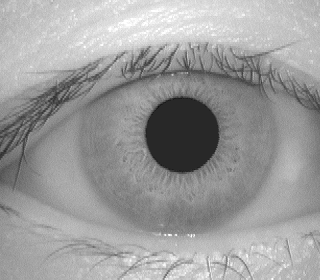
%> input picture IRIS_SOURCE CODE/001_1_1.bmp, 320 x 280 px
$ octave --eval "result = findline(imread('001_1_1.bmp'));"   (GNU Octave 9; MATLAB toolbox functions it lacks are replaced by stand-ins)
%> lines starting %> are read from the running program, lines starting %| are printed output that depends on the picture; in (x1, y1, x2, y2) boxes, pixels count from 0 and x2, y2 are one past the last pixel; in counts of white or black regions, pixels touching at a corner belong together; the program's own positions count from 1
### IRIS_SOURCE CODE/canny.m
% CANNY - Canny edge detection
%
% Function to perform Canny edge detection. Code uses modifications as
% suggested by Fleck (IEEE PAMI No. 3, Vol. 14. March 1992. pp 337-345)
%
% Usage: [gradient or] = canny(im, sigma)
%
% Arguments:   im       - image to be procesed
%              sigma    - standard deviation of Gaussian smoothing filter
%                      (typically 1)
%		       scaling  - factor to reduce input image by
%		       vert     - weighting for vertical gradients
%		       horz     - weighting for horizontal gradients
%
% Returns:     gradient - edge strength image (gradient amplitude)
%              or       - orientation image (in degrees 0-180, positive
%                         anti-clockwise)
%
%

function [gradient, or] = canny(im, sigma, scaling, vert, horz)
%> called with sigma = 2, scaling = 1, vert = 0, horz = 1

xscaling = vert;
yscaling = horz;

hsize = [6*sigma+1, 6*sigma+1];   % The filter size.

gaussian = fspecial('gaussian',hsize,sigma);
im = filter2(gaussian,im);        % Smoothed image.

im = imresize(im, scaling);

[rows, cols] = size(im);
%> rows = 280; cols = 320

h =  [  im(:,2:cols)  zeros(rows,1) ] - [  zeros(rows,1)  im(:,1:cols-1)  ];
v =  [  im(2:rows,:); zeros(1,cols) ] - [  zeros(1,cols); im(1:rows-1,:)  ];
d1 = [  im(2:rows,2:cols) zeros(rows-1,1); zeros(1,cols) ] - ...
                               [ zeros(1,cols); zeros(rows-1,1) im(1:rows-1,1:cols-1)  ];
d2 = [  zeros(1,cols); im(1:rows-1,2:cols) zeros(rows-1,1);  ] - ...
                               [ zeros(rows-1,1) im(2:rows,1:cols-1); zeros(1,cols)   ];
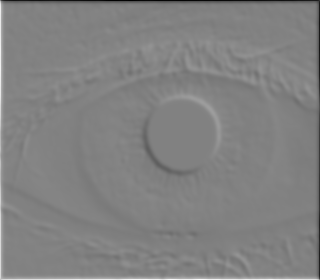
%> d2: size 280x320 double; min -177.8, max 171.1, mean 0; drawn with min black and max white

X = ( h + (d1 + d2)/2.0 ) * xscaling;
%> X: size 280x320 double; every value is 0
Y = ( v + (d1 - d2)/2.0 ) * yscaling;

gradient = sqrt(X.*X + Y.*Y); % Gradient amplitude.

or = atan2(-Y, X);            % Angles -pi to + pi.
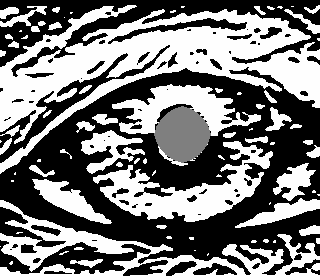
%> or: size 280x320 double; min -1.57, max 1.57, mean -0.0752; drawn with min black and max white
neg = or<0;                   % Map angles to 0-pi.
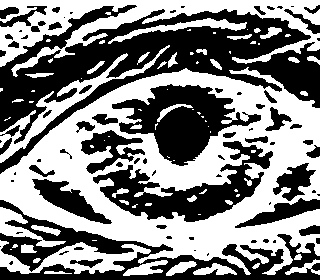
%> neg: size 280x320 logical; 51.1% white; 79 black regions (34 under 20 px), largest, box (x1, y1, x2, y2) and area: (0, 5, 320, 174) 17925, (0, 200, 320, 280) 7612, (112, 84, 261, 166) 5577
or = or.*~neg + (or+pi).*neg;
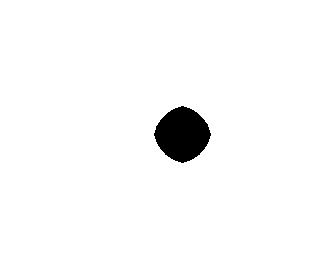
%> or: size 280x320 double; values 0 (black) and 1.57 (white), 97.5% white; 1 black region, box (x1, y1, x2, y2) and area: (154, 106, 211, 163) 2261
or = or*180/pi;               % Convert to degrees.

### IRIS_SOURCE CODE/adjgamma.m
% ADJGAMMA - Adjusts image gamma.
%
% function g = adjgamma(im, g)
%
% Arguments:
%            im     - image to be processed.
%            g      - image gamma value.
%                     Values in the range 0-1 enhance contrast of bright
%                     regions, values > 1 enhance contrast in dark
%                     regions.

%

function newim = adjgamma(im, g)
%> called with g = 1.9

    if g <= 0
	error('Gamma value must be > 0');
    end

    if isa(im,'uint8');
	newim = double(im);
    else
	newim = im;
    end

    % rescale range 0-1
    newim = newim-min(min(newim));
    newim = newim./max(max(newim));

    newim =  newim.^(1/g);   % Apply gamma function
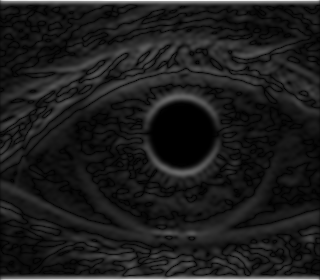
%> newim: size 280x320 double; min 0, max 1, mean 0.115

### IRIS_SOURCE CODE/nonmaxsup.m
% NONMAXSUP
%
% Usage:
%          im = nonmaxsup(inimage, orient, radius);
%
% Function for performing non-maxima suppression on an image using an
% orientation image.  It is assumed that the orientation image gives
% feature normal orientation angles in degrees (0-180).
%
% input:
%   inimage - image to be non-maxima suppressed.
%
%   orient  - image containing feature normal orientation angles in degrees
%             (0-180), angles positive anti-clockwise.
%
%   radius  - distance in pixel units to be looked at on each side of each
%             pixel when determining whether it is a local maxima or not.
%             (Suggested value about 1.2 - 1.5)
%
function im = nonmaxsup(inimage, orient, radius)
%> called with radius = 1.5

if size(inimage) ~= size(orient)
  error('image and orientation image are of different sizes');
end

if radius < 1
  error('radius must be >= 1');
end

[rows,cols] = size(inimage);
im = zeros(rows,cols);        % Preallocate memory for output image for speed
iradius = ceil(radius);

% Precalculate x and y offsets relative to centre pixel for each orientation angle

angle = [0:180].*pi/180;    % Array of angles in 1 degree increments (but in radians).
xoff = radius*cos(angle);   % x and y offset of points at specified radius and angle
yoff = radius*sin(angle);   % from each reference position.

hfrac = xoff - floor(xoff); % Fractional offset of xoff relative to integer location
vfrac = yoff - floor(yoff); % Fractional offset of yoff relative to integer location

orient = fix(orient)+1;     % Orientations start at 0 degrees but arrays start
                            % with index 1.

% Now run through the image interpolating grey values on each side
% of the centre pixel to be used for the non-maximal suppression.

for row = (iradius+1):(rows - iradius)
  for col = (iradius+1):(cols - iradius)

    or = orient(row,col);   % Index into precomputed arrays

    x = col + xoff(or);     % x, y location on one side of the point in question
    y = row - yoff(or);

    fx = floor(x);          % Get integer pixel locations that surround location x,y
    cx = ceil(x);
    fy = floor(y);
    cy = ceil(y);
    tl = inimage(fy,fx);    % Value at top left integer pixel location.
    tr = inimage(fy,cx);    % top right
    bl = inimage(cy,fx);    % bottom left
    br = inimage(cy,cx);    % bottom right

    upperavg = tl + hfrac(or) * (tr - tl);  % Now use bilinear interpolation to
    loweravg = bl + hfrac(or) * (br - bl);  % estimate value at x,y
    v1 = upperavg + vfrac(or) * (loweravg - upperavg);

  if inimage(row, col) > v1 % We need to check the value on the other side...

    x = col - xoff(or);     % x, y location on the `other side' of the point in question
    y = row + yoff(or);

    fx = floor(x);
    cx = ceil(x);
    fy = floor(y);
    cy = ceil(y);
    tl = inimage(fy,fx);    % Value at top left integer pixel location.
    tr = inimage(fy,cx);    % top right
    bl = inimage(cy,fx);    % bottom left
    br = inimage(cy,cx);    % bottom right
    upperavg = tl + hfrac(or) * (tr - tl);
    loweravg = bl + hfrac(or) * (br - bl);
    v2 = upperavg + vfrac(or) * (loweravg - upperavg);

    if inimage(row,col) > v2            % This is a local maximum.
      im(row, col) = inimage(row, col); % Record value in the output image.
    end

   end
  end
end
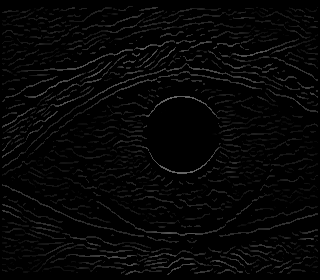
%> im: size 280x320 double; min 0, max 0.408, mean 0.0237
%> after the loop, v2 = 0.649

### IRIS_SOURCE CODE/hysthresh.m
% HYSTHRESH - Hysteresis thresholding
%
% Usage: bw = hysthresh(im, T1, T2)
%
% Arguments:
%             im  - image to be thresholded (assumed to be non-negative)
%             T1  - upper threshold value
%             T2  - lower threshold value
%
% Returns:
%             bw  - the thresholded image (containing values 0 or 1)
%
% Function performs hysteresis thresholding of an image.
% All pixels with values above threshold T1 are marked as edges
% All pixels that are adjacent to points that have been marked as edges
% and with values above threshold T2 are also marked as edges. Eight
% connectivity is used.
%
%

%
function bw = hysthresh(im, T1, T2)
%> called with T1 = 0.2, T2 = 0.15

if (T2 > T1 | T2 < 0 | T1 < 0)  % Check thesholds are sensible
  error('T1 must be >= T2 and both must be >= 0 ');
end

[rows, cols] = size(im);    % Precompute some values for speed and convenience.
rc = rows*cols;
%> rc = 89600
rcmr = rc - rows;
%> rcmr = 89320
rp1 = rows+1;
%> rp1 = 281

bw = im(:);                 % Make image into a column vector
pix = find(bw > T1);        % Find indices of all pixels with value > T1
%> pix = 2529 values from 687 to 88577
npix = size(pix,1);         % Find the number of pixels with value > T1
%> npix = 2529

stack = zeros(rows*cols,1); % Create a stack array (that should never
                            % overflow!)

stack(1:npix) = pix;        % Put all the edge points on the stack
stp = npix;                 % set stack pointer
%> stp = 2529
for k = 1:npix
    bw(pix(k)) = -1;        % mark points as edges
end


% Precompute an array, O, of index offset values that correspond to the eight
% surrounding pixels of any point. Note that the image was transformed into
% a column vector, so if we reshape the image back to a square the indices
% surrounding a pixel with index, n, will be:
%              n-rows-1   n-1   n+rows-1
%
%               n-rows     n     n+rows
%
%              n-rows+1   n+1   n+rows+1

O = [-1, 1, -rows-1, -rows, -rows+1, rows-1, rows, rows+1];
%> O = [-1 1 -281 -280 -279 279 280 281]

while stp ~= 0            % While the stack is not empty
    v = stack(stp);         % Pop next index off the stack
    stp = stp - 1;

    if v > rp1 & v < rcmr   % Prevent us from generating illegal indices
			    % Now look at surrounding pixels to see if they
                            % should be pushed onto the stack to be
                            % processed as well.
       index = O+v;	    % Calculate indices of points around this pixel.
       for l = 1:8
	   ind = index(l);
	   if bw(ind) > T2   % if value > T2,
	       stp = stp+1;  % push index onto the stack.
	       stack(stp) = ind;
	       bw(ind) = -1; % mark this as an edge point
	   end
       end
    end
end
%> this loop made 3916 passes
%> (v, index) on passes 1 to 10: (88577, [88576 88578 88296 88297 88298 88856 88857 88858]), (88858, [88857 88859 88577 88578 88579 89137 89138 89139]), (88857, [88856 88858 88576 88577 88578 89136 89137 89138]), (88296, [88295 88297 88015 88016 88017 88575 88576 88577]), (88015, [88014 88016 87734 87735 87736 88294 88295 88296]), (87735, [87734 87736 87454 87455 87456 88014 88015 88016]), (87734, [87733 87735 87453 87454 87455 88013 88014 88015]), (87600, [87599 87601 87319 87320 87321 87879 87880 87881]), (87880, [87879 87881 87599 87600 87601 88159 88160 88161]), (87879, [87878 87880 87598 87599 87600 88158 88159 88160])
%> after the loop, ind = 968; index = [686 688 406 407 408 966 967 968]; stp = 0


bw = (bw == -1);            % Finally zero out anything that was not an edge
%> bw = 89600 logical values, 3916 true
bw = reshape(bw,rows,cols); % and reshape the image
%> bw: size 280x320 logical; 4.4% white in thin lines or dots

### IRIS_SOURCE CODE/findline.m
% findline - returns the coordinates of a line in an image using the
% linear Hough transform and Canny edge detection to create
% the edge map.
%
% Usage:
% lines = findline(image)
%
% Arguments:
%	image   - the input image
%
% Output:
%	lines   - parameters of the detected line in polar form
%

function lines = findline(image)

[I2 or] = canny(image, 2, 1, 0.00, 1.00);

I3 = adjgamma(I2, 1.9);
I4 = nonmaxsup(I3, or, 1.5);
edgeimage = hysthresh(I4, 0.20, 0.15);


theta = (0:179)';
[R, xp] = radon(edgeimage, theta);
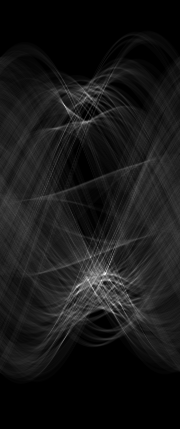
%> R: size 429x180 double; min 0, max 99.2, mean 9.1; drawn with min black and max white
%> xp = 429 values from -214 to 214

maxv = max(max(R));
%> maxv = 99.2

if maxv > 25
    i = find(R == max(max(R)));
%> i = 45319
else
    lines = [];
    return;
end

[foo, ind] = sort(-R(i));
%> foo = -99.2; ind = 1
u = size(i,1);
%> u = 1
k = i(ind(1:u));
%> k = 45319
[y,x]=ind2sub(size(R),k);
%> y = 274; x = 106
t = -theta(x)*pi/180;
%> t = -1.83
r = xp(y);
%> r = 59

lines = [cos(t) sin(t) -r];
%> lines = [-0.259 -0.966 -59]

cx = size(image,2)/2-1;
%> cx = 159
cy = size(image,1)/2-1;
%> cy = 139
%> `result = findline(imread('001_1_1.bmp'));`: result = [-0.259 -0.966 116.4]
lines(:,3) = lines(:,3) - lines(:,1)*cx - lines(:,2)*cy;

$ run again, on IRIS_SOURCE CODE/001_1_2.bmp
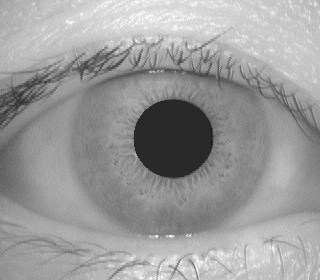
%> input picture IRIS_SOURCE CODE/001_1_2.bmp, 320 x 280 px
%> X: size 280x320 double; every value is 0
%> neg: size 280x320 logical; 49.1% white; 96 white regions (46 under 20 px), largest, box (x1, y1, x2, y2) and area: (0, 68, 320, 275) 29857, (0, 0, 320, 61) 6795, (0, 52, 132, 135) 1993
%> orient: size 280x320 double; values 1 (black) and 91 (white), 96.9% white; 1 black region, box (x1, y1, x2, y2) and area: (141, 107, 204, 170) 2814
%> after the loop in nonmaxsup, `for row = (iradius+1):(rows - iradius)`:
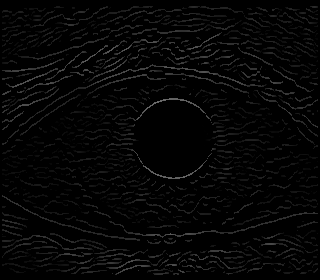
%> im: size 280x320 double; min 0, max 0.422, mean 0.0228
%> after the loop in nonmaxsup, `for row = (iradius+1):(rows - iradius)`: v2 = 0.657
%> pix = 2195 values from 655 to 85054
%> npix = 2195
%> the loop in hysthresh, `while stp ~= 0` made 3576 passes
%> (v, index) on passes 1 to 7: (85054, [85053 85055 84773 84774 84775 85333 85334 85335]), (85334, [85333 85335 85053 85054 85055 85613 85614 85615]), (85614, [85613 85615 85333 85334 85335 85893 85894 85895]), (85894, [85893 85895 85613 85614 85615 86173 86174 86175]), (86174, [86173 86175 85893 85894 85895 86453 86454 86455]), (86454, [86453 86455 86173 86174 86175 86733 86734 86735]), (86734, [86733 86735 86453 86454 86455 87013 87014 87015])
%> after the loop in hysthresh, `while stp ~= 0`: ind = 936; index = [654 656 374 375 376 934 935 936]; stp = 0
%> in hysthresh, `bw = (bw == -1);`: bw = 89600 logical values, 3576 true
%> in findline, `[R, xp] = radon(edgeimage, theta);`:
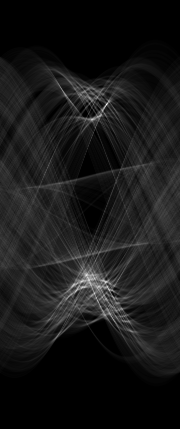
%> R: size 429x180 double; min 0, max 87.32, mean 8.3; drawn with min black and max white
%> xp = 429 values from -214 to 214
%> maxv = 87.32
%> i = 45579
%> in findline, `[foo, ind] = sort(-R(i));`: foo = -87.32; ind = 1
%> k = 45579
%> y = 105; x = 107
%> t = -1.85
%> r = -110
%> lines = [-0.276 -0.961 110]
%> result = [-0.276 -0.961 287.4]

$ run again, on IRIS_SOURCE CODE/001_1_3.bmp
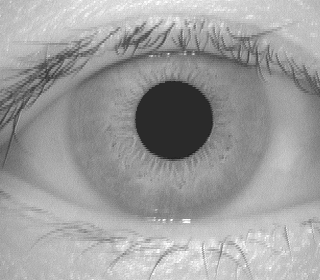
%> input picture IRIS_SOURCE CODE/001_1_3.bmp, 320 x 280 px
%> X: size 280x320 double; every value is 0
%> neg: size 280x320 logical; 50.8% white; 66 black regions (25 under 20 px), largest, box (x1, y1, x2, y2) and area: (0, 5, 320, 150) 15660, (0, 220, 320, 280) 7450, (81, 66, 256, 153) 6652
%> orient: size 280x320 double; values 1 (black) and 91 (white), 97.1% white; 1 black region, box (x1, y1, x2, y2) and area: (143, 89, 204, 150) 2609
%> after the loop in nonmaxsup, `for row = (iradius+1):(rows - iradius)`:
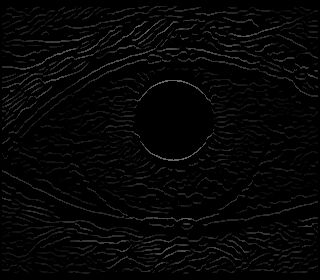
%> im: size 280x320 double; min 0, max 0.405, mean 0.023
%> after the loop in nonmaxsup, `for row = (iradius+1):(rows - iradius)`: v2 = 0.658
%> pix = 2395 values from 660 to 88839
%> npix = 2395
%> the loop in hysthresh, `while stp ~= 0` made 3646 passes
%> (v, index) on passes 1 to 7: (88839, [88838 88840 88558 88559 88560 89118 89119 89120]), (88838, [88837 88839 88557 88558 88559 89117 89118 89119]), (88559, [88558 88560 88278 88279 88280 88838 88839 88840]), (88558, [88557 88559 88277 88278 88279 88837 88838 88839]), (88278, [88277 88279 87997 87998 87999 88557 88558 88559]), (88272, [88271 88273 87991 87992 87993 88551 88552 88553]), (88552, [88551 88553 88271 88272 88273 88831 88832 88833])
%> after the loop in hysthresh, `while stp ~= 0`: ind = 941; index = [659 661 379 380 381 939 940 941]; stp = 0
%> in hysthresh, `bw = (bw == -1);`: bw = 89600 logical values, 3646 true
%> in findline, `[R, xp] = radon(edgeimage, theta);`:
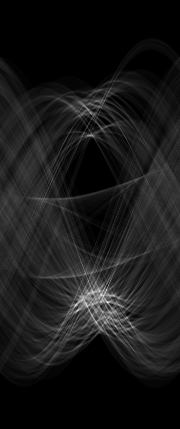
%> R: size 429x180 double; min 0, max 87.9, mean 8.5; drawn with min black and max white
%> xp = 429 values from -214 to 214
%> maxv = 87.9
%> i = 46206
%> in findline, `[foo, ind] = sort(-R(i));`: foo = -87.9; ind = 1
%> k = 46206
%> y = 303; x = 108
%> t = -1.87
%> r = 88
%> lines = [-0.292 -0.956 -88]
%> result = [-0.292 -0.956 91.41]

$ run again, on IRIS_SOURCE CODE/005_2_4.bmp
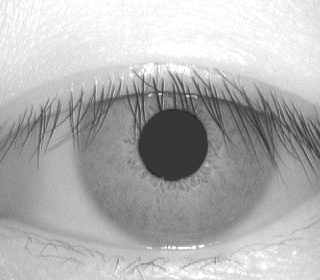
%> input picture IRIS_SOURCE CODE/005_2_4.bmp, 320 x 280 px
%> X: size 280x320 double; every value is 0
%> neg: size 280x320 logical; 47.2% white; 109 white regions (63 under 20 px), largest, box (x1, y1, x2, y2) and area: (0, 92, 320, 275) 32433, (0, 0, 320, 50) 4461, (123, 32, 261, 62) 1391
%> orient: size 280x320 double; values 1 (black) and 91 (white), 97.8% white; 1 black region, box (x1, y1, x2, y2) and area: (147, 118, 200, 171) 1941
%> after the loop in nonmaxsup, `for row = (iradius+1):(rows - iradius)`: v2 = 0.681
%> pix = 1423 values from 1060 to 88918
%> npix = 1423
%> the loop in hysthresh, `while stp ~= 0` made 2209 passes
%> (v, index) on passes 1 to 7: (88918, [88917 88919 88637 88638 88639 89197 89198 89199]), (88917, [88916 88918 88636 88637 88638 89196 89197 89198]), (88637, [88636 88638 88356 88357 88358 88916 88917 88918]), (88585, [88584 88586 88304 88305 88306 88864 88865 88866]), (88865, [88864 88866 88584 88585 88586 89144 89145 89146]), (88305, [88304 88306 88024 88025 88026 88584 88585 88586]), (88304, [88303 88305 88023 88024 88025 88583 88584 88585])
%> after the loop in hysthresh, `while stp ~= 0`: ind = 1341; index = [1059 1061 779 780 781 1339 1340 1341]; stp = 0
%> in hysthresh, `bw = (bw == -1);`: bw = 89600 logical values, 2209 true
%> in findline, `[R, xp] = radon(edgeimage, theta);`:
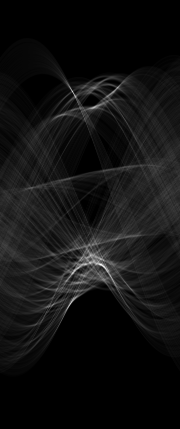
%> R: size 429x180 double; min 0, max 73.41, mean 5.1; drawn with min black and max white
%> xp = 429 values from -214 to 214
%> maxv = 73.41
%> i = 43165
%> in findline, `[foo, ind] = sort(-R(i));`: foo = -73.41; ind = 1
%> k = 43165
%> y = 265; x = 101
%> t = -1.75
%> r = 50
%> lines = [-0.174 -0.985 -50]
%> result = [-0.174 -0.985 114.5]
